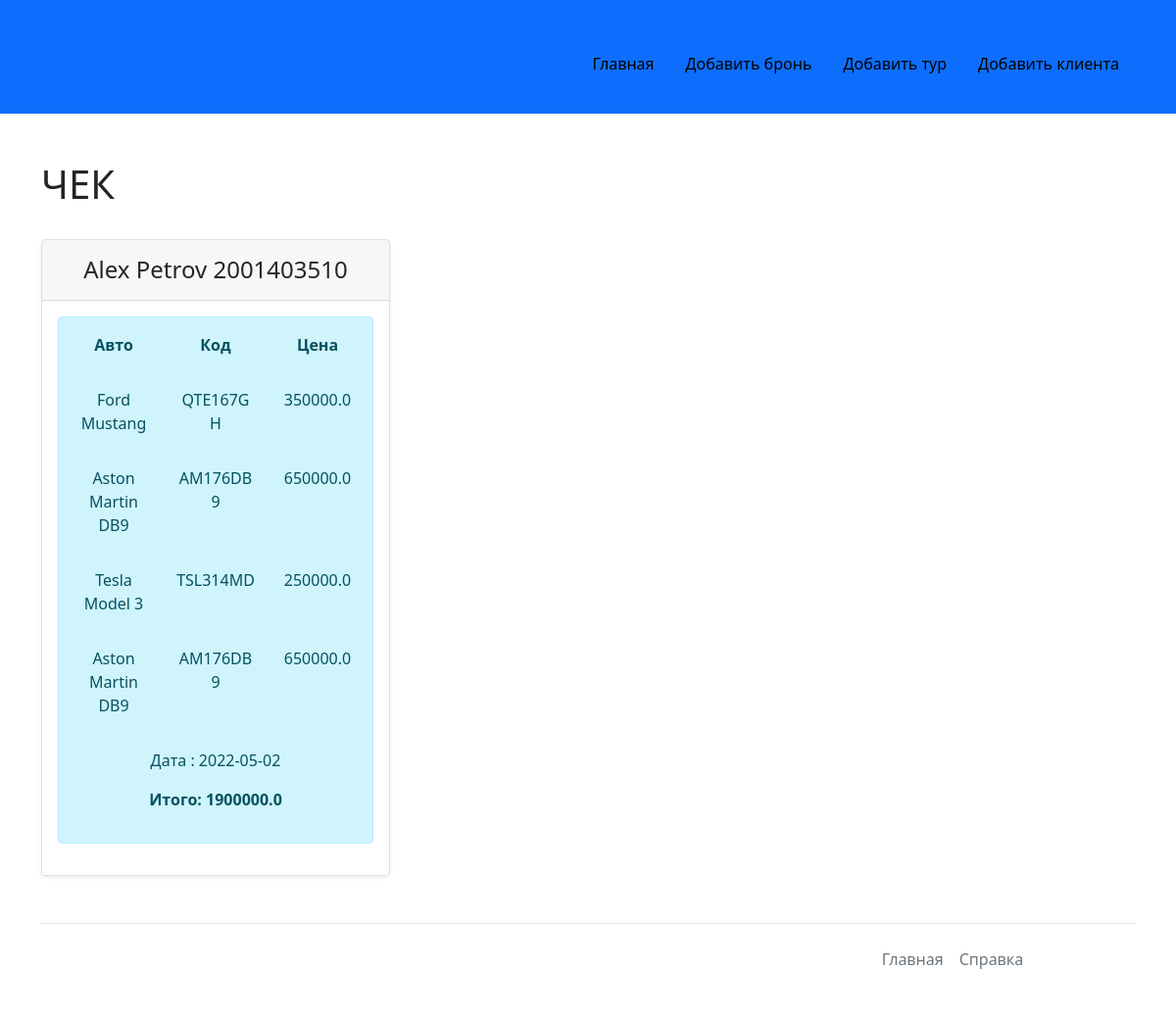
/show-cost/1, run on the app's committed database.
### app.py (models this page shows, shortened)
class Client(db.Model):
    client_id = db.Column(db.Integer, primary_key=True)
    name = db.Column(db.String(70), nullable=False)
    phone = db.Column(db.String(50), unique=True, nullable=False)
    code = db.Column(db.String(50), unique=True, nullable=False)
    orders = db.relationship('Order', backref='client')

class Auto(db.Model):
    auto_id = db.Column(db.Integer, primary_key=True)
    name = db.Column(db.String(70), nullable=False)
    price = db.Column(db.Float, nullable=False)
    code = db.Column(db.String(11), unique=True, nullable=False)
    manufacturer = db.Column(db.String(70), nullable=False)
    orders = db.relationship('Order', backref='auto')
    order_entries = db.relationship('OrderEntry', backref='auto')
    sale_entries = db.relationship('SaleEntry', backref='auto')

class Sale(db.Model):
    sale_id = db.Column(db.Integer, primary_key=True)
    order_id = db.Column(db.Integer, db.ForeignKey('order.order_id'), nullable=False)
    sale_cost = db.Column(db.Float, nullable=False)
    sale_date = db.Column(db.Date, nullable=False, default=datetime.utcnow())
    sale_entries = db.relationship('SaleEntry', backref='sale')

### app.py (the view)
@app.route('/show-cost/<int:sale_id>')
def show_cost_report(sale_id):
    sale = Sale.query.get(sale_id)
    order = Order.query.get_or_404(sale.order_id)
    client = Client.query.get_or_404(order.client_id)
    sale_entries = SaleEntry.query.filter_by(sale_id=sale_id).all()
    added_autos = []
    for entry in sale_entries:
        obj = Auto.query.filter_by(auto_id=entry.auto_id).first()
        added_autos.append(obj)
    return render_template("cost.html", sale=sale, added_autos=added_autos, client=client)

### templates/cost.html (shortened to what this page needs)
{% extends "base.html" %}
{% block html_body %}
    <div class="container mt-5">
        <h1>ЧЕК</h1><br>
        <div class="row row-cols-1 row-cols-md-3 mb-3 text-center">
            <div class="col">
                <div class="card mb-4 rounded-3 shadow-sm">
                    <div class="card-header py-3">
                        <h4 class="my-0 fw-normal">{{ client.name }} {{ client.code }}</h4>
                    </div>
                    <div class="card-body">
                        <div class="alert alert-info">
                            <div class="row row-cols-1 row-cols-md-3 mb-3 text-center">
                                <div class="col">
                                    <p><b>Авто</b></p>
                                </div>
                                <div class="col">
                                    <p><b>Код</b></p>
                                </div>
                                <div class="col">
                                    <p><b>Цена</b></p>
                                </div>
                            </div>
                            {% for auto in added_autos %}
                                <div class="row row-cols-1 row-cols-md-3 mb-3 text-center">
                                    <div class="col">
                                        <p>{{ auto.name }}</p>
                                    </div>
                                    <div class="col">
                                        <p>{{ auto.code }}</p>
                                    </div>
                                    <div class="col">
                                        <p>{{ auto.price }}</p>
                                    </div>
                                </div>
                            {% endfor %}
                            <p>Дата : {{ sale.sale_date }}</p>
                            <p><b>Итого: {{ sale.sale_cost }}</b></p>
                        </div>
                    </div>
                </div>
            </div>
        </div>
    </div>
{% endblock %}

### data on the page
Client: name "Alex Petrov", code "2001403510"
Auto: name "Ford Mustang", code "QTE167GH", price "350000.0"
Auto: name "Aston Martin DB9", code "AM176DB9", price "650000.0"
Auto: name "Tesla Model 3", code "TSL314MD", price "250000.0"
Sale: sale_date "2022-05-02", sale_cost "1900000.0"
